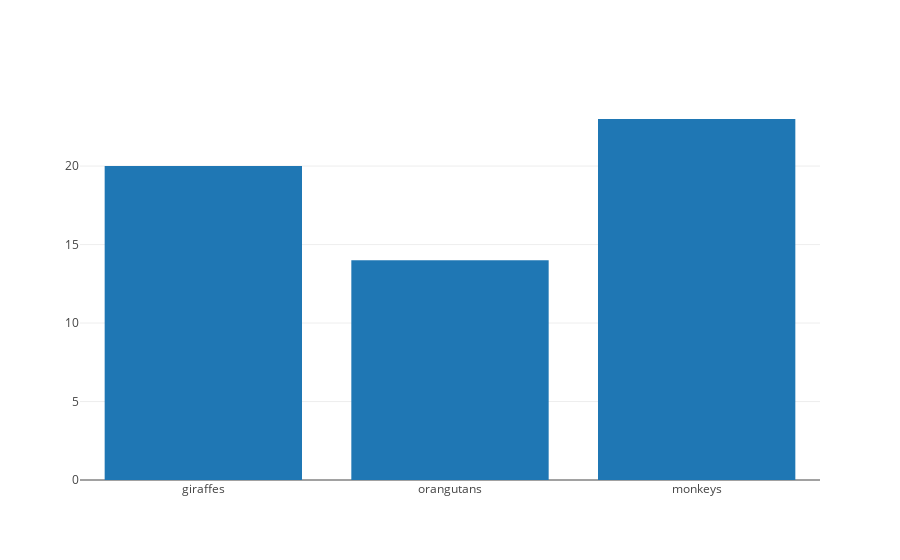

Notebook source saved alongside this figure:
### Code cell
import plotly.graph_objs as go
from plotly.offline import download_plotlyjs, init_notebook_mode, plot, iplot

data = [go.Bar(
            x=['giraffes', 'orangutans', 'monkeys'],
            y=[20, 14, 23]
    )]

iplot(data)

### Figure 1 — Plotly figure (JSON) as saved in the notebook; plotly's stock layout.template omitted (floating-point values rounded to 4 significant figures)
{"data": [{"type": "bar", "uid": "2ecec353-e8bf-413e-b66a-95bbee8bc6dc", "x": ["giraffes", "orangutans", "monkeys"], "y": [20, 14, 23]}], "layout": {}}
